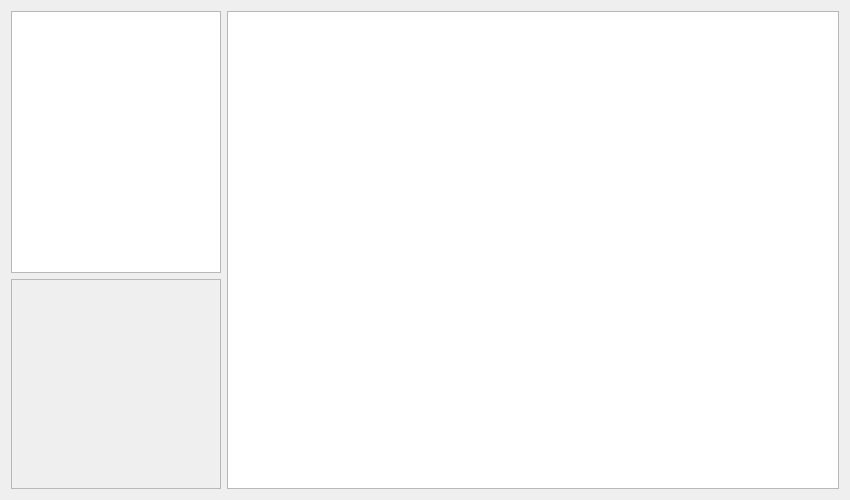
<?xml version="1.0" encoding="UTF-8"?>
<ui version="4.0">
 <class>DialogMorpho</class>
 <widget class="QDialog" name="DialogMorpho">
  <property name="geometry">
   <rect>
    <x>0</x>
    <y>0</y>
    <width>850</width>
    <height>500</height>
   </rect>
  </property>
  <property name="sizePolicy">
   <sizepolicy hsizetype="Fixed" vsizetype="Fixed">
    <horstretch>0</horstretch>
    <verstretch>0</verstretch>
   </sizepolicy>
  </property>
  <property name="minimumSize">
   <size>
    <width>850</width>
    <height>500</height>
   </size>
  </property>
  <property name="maximumSize">
   <size>
    <width>850</width>
    <height>500</height>
   </size>
  </property>
  <property name="windowTitle">
   <string>Dialog</string>
  </property>
  <layout class="QVBoxLayout" name="verticalLayout_2">
   <item>
    <layout class="QHBoxLayout" name="horizontalLayout">
     <item>
      <layout class="QVBoxLayout" name="verticalLayout">
       <item>
        <widget class="QListView" name="lvTable">
         <property name="sizePolicy">
          <sizepolicy hsizetype="Fixed" vsizetype="Expanding">
           <horstretch>0</horstretch>
           <verstretch>0</verstretch>
          </sizepolicy>
         </property>
         <property name="minimumSize">
          <size>
           <width>210</width>
           <height>0</height>
          </size>
         </property>
         <property name="maximumSize">
          <size>
           <width>200</width>
           <height>16777215</height>
          </size>
         </property>
        </widget>
       </item>
       <item>
        <widget class="QLabel" name="lbImage">
         <property name="sizePolicy">
          <sizepolicy hsizetype="Fixed" vsizetype="Fixed">
           <horstretch>0</horstretch>
           <verstretch>0</verstretch>
          </sizepolicy>
         </property>
         <property name="minimumSize">
          <size>
           <width>210</width>
           <height>210</height>
          </size>
         </property>
         <property name="maximumSize">
          <size>
           <width>210</width>
           <height>210</height>
          </size>
         </property>
         <property name="frameShape">
          <enum>QFrame::StyledPanel</enum>
         </property>
         <property name="text">
          <string/>
         </property>
         <property name="alignment">
          <set>Qt::AlignCenter</set>
         </property>
        </widget>
       </item>
      </layout>
     </item>
     <item>
      <widget class="QListWidget" name="lvImage"/>
     </item>
    </layout>
   </item>
  </layout>
 </widget>
 <resources/>
 <connections/>
</ui>
